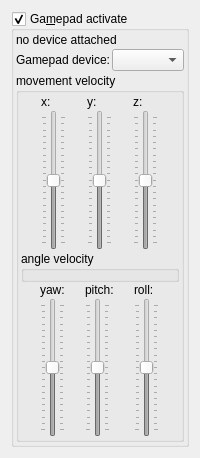
<?xml version="1.0" encoding="UTF-8"?>
<ui version="4.0">
 <class>cDockGamepad</class>
 <widget class="QWidget" name="cDockGamepad">
  <property name="geometry">
   <rect>
    <x>0</x>
    <y>0</y>
    <width>197</width>
    <height>458</height>
   </rect>
  </property>
  <property name="windowTitle">
   <string>Form</string>
  </property>
  <layout class="QVBoxLayout" name="verticalLayout">
   <item>
    <widget class="MyGroupBox" name="groupCheck_gamepad_enabled">
     <property name="title">
      <string>Ga&amp;mepad activate</string>
     </property>
     <property name="checkable">
      <bool>true</bool>
     </property>
     <layout class="QVBoxLayout" name="verticalLayout_2">
      <property name="spacing">
       <number>2</number>
      </property>
      <property name="leftMargin">
       <number>2</number>
      </property>
      <property name="topMargin">
       <number>2</number>
      </property>
      <property name="rightMargin">
       <number>2</number>
      </property>
      <property name="bottomMargin">
       <number>2</number>
      </property>
      <item>
       <layout class="QGridLayout" name="gridLayout_gamepad_device">
        <property name="topMargin">
         <number>0</number>
        </property>
        <property name="horizontalSpacing">
         <number>2</number>
        </property>
        <item row="1" column="0">
         <widget class="QLabel" name="label_149">
          <property name="text">
           <string>Gamepad device:</string>
          </property>
         </widget>
        </item>
        <item row="1" column="1">
         <widget class="QComboBox" name="comboBox_gamepad_device">
          <property name="sizePolicy">
           <sizepolicy hsizetype="Preferred" vsizetype="Maximum">
            <horstretch>0</horstretch>
            <verstretch>0</verstretch>
           </sizepolicy>
          </property>
         </widget>
        </item>
        <item row="0" column="0" colspan="2">
         <widget class="QLabel" name="label_gamepad_no_device">
          <property name="text">
           <string>no device attached</string>
          </property>
         </widget>
        </item>
       </layout>
      </item>
      <item>
       <widget class="QGroupBox" name="groupBox_movement_velocity">
        <property name="title">
         <string>movement velocity</string>
        </property>
        <layout class="QVBoxLayout" name="verticalLayout_movement_velocity">
         <property name="spacing">
          <number>1</number>
         </property>
         <property name="leftMargin">
          <number>2</number>
         </property>
         <property name="topMargin">
          <number>2</number>
         </property>
         <property name="rightMargin">
          <number>2</number>
         </property>
         <property name="bottomMargin">
          <number>2</number>
         </property>
         <item>
          <layout class="QGridLayout" name="gridLayout_gamepad_vel" columnminimumwidth="0,0,0">
           <property name="leftMargin">
            <number>0</number>
           </property>
           <property name="topMargin">
            <number>0</number>
           </property>
           <item row="0" column="0">
            <widget class="QLabel" name="label_gamepad_x">
             <property name="text">
              <string>x:</string>
             </property>
            </widget>
           </item>
           <item row="0" column="1">
            <widget class="QLabel" name="label_gamepad_y">
             <property name="text">
              <string>y:</string>
             </property>
            </widget>
           </item>
           <item row="0" column="2">
            <widget class="QLabel" name="label_gamepad_z">
             <property name="text">
              <string>z:</string>
             </property>
            </widget>
           </item>
           <item row="1" column="0">
            <widget class="QSlider" name="sl_gamepad_movement_x">
             <property name="enabled">
              <bool>false</bool>
             </property>
             <property name="minimum">
              <number>-100</number>
             </property>
             <property name="maximum">
              <number>100</number>
             </property>
             <property name="pageStep">
              <number>10</number>
             </property>
             <property name="orientation">
              <enum>Qt::Vertical</enum>
             </property>
             <property name="tickPosition">
              <enum>QSlider::TicksBothSides</enum>
             </property>
             <property name="tickInterval">
              <number>10</number>
             </property>
            </widget>
           </item>
           <item row="1" column="1">
            <widget class="QSlider" name="sl_gamepad_movement_y">
             <property name="enabled">
              <bool>false</bool>
             </property>
             <property name="minimum">
              <number>-100</number>
             </property>
             <property name="maximum">
              <number>100</number>
             </property>
             <property name="pageStep">
              <number>10</number>
             </property>
             <property name="orientation">
              <enum>Qt::Vertical</enum>
             </property>
             <property name="tickPosition">
              <enum>QSlider::TicksBothSides</enum>
             </property>
             <property name="tickInterval">
              <number>10</number>
             </property>
            </widget>
           </item>
           <item row="1" column="2">
            <widget class="QSlider" name="sl_gamepad_movement_z">
             <property name="enabled">
              <bool>false</bool>
             </property>
             <property name="minimum">
              <number>-100</number>
             </property>
             <property name="maximum">
              <number>100</number>
             </property>
             <property name="pageStep">
              <number>10</number>
             </property>
             <property name="orientation">
              <enum>Qt::Vertical</enum>
             </property>
             <property name="tickPosition">
              <enum>QSlider::TicksBothSides</enum>
             </property>
             <property name="tickInterval">
              <number>10</number>
             </property>
            </widget>
           </item>
          </layout>
         </item>
         <item>
          <widget class="QGroupBox" name="groupBox_angle_velocity">
           <property name="title">
            <string>angle velocity</string>
           </property>
           <layout class="QVBoxLayout" name="verticalLayout_angle_velocity">
            <property name="spacing">
             <number>1</number>
            </property>
            <property name="leftMargin">
             <number>2</number>
            </property>
            <property name="topMargin">
             <number>2</number>
            </property>
            <property name="rightMargin">
             <number>2</number>
            </property>
            <property name="bottomMargin">
             <number>2</number>
            </property>
           </layout>
          </widget>
         </item>
         <item>
          <layout class="QGridLayout" name="gridLayout_gamepad_angle" columnminimumwidth="0,0,0">
           <property name="leftMargin">
            <number>0</number>
           </property>
           <property name="topMargin">
            <number>0</number>
           </property>
           <item row="0" column="0">
            <widget class="QLabel" name="label_gamepad_yaw">
             <property name="text">
              <string>yaw:</string>
             </property>
            </widget>
           </item>
           <item row="0" column="1">
            <widget class="QLabel" name="label_gamepad_pitch">
             <property name="text">
              <string>pitch:</string>
             </property>
            </widget>
           </item>
           <item row="0" column="2">
            <widget class="QLabel" name="label_gamepad_roll">
             <property name="text">
              <string>roll:</string>
             </property>
            </widget>
           </item>
           <item row="1" column="0">
            <widget class="QSlider" name="sl_gamepad_angle_yaw">
             <property name="enabled">
              <bool>false</bool>
             </property>
             <property name="minimum">
              <number>-100</number>
             </property>
             <property name="maximum">
              <number>100</number>
             </property>
             <property name="pageStep">
              <number>10</number>
             </property>
             <property name="orientation">
              <enum>Qt::Vertical</enum>
             </property>
             <property name="tickPosition">
              <enum>QSlider::TicksBothSides</enum>
             </property>
             <property name="tickInterval">
              <number>10</number>
             </property>
            </widget>
           </item>
           <item row="1" column="1">
            <widget class="QSlider" name="sl_gamepad_angle_pitch">
             <property name="enabled">
              <bool>false</bool>
             </property>
             <property name="minimum">
              <number>-100</number>
             </property>
             <property name="maximum">
              <number>100</number>
             </property>
             <property name="pageStep">
              <number>10</number>
             </property>
             <property name="orientation">
              <enum>Qt::Vertical</enum>
             </property>
             <property name="tickPosition">
              <enum>QSlider::TicksBothSides</enum>
             </property>
             <property name="tickInterval">
              <number>10</number>
             </property>
            </widget>
           </item>
           <item row="1" column="2">
            <widget class="QSlider" name="sl_gamepad_angle_roll">
             <property name="enabled">
              <bool>false</bool>
             </property>
             <property name="minimum">
              <number>-100</number>
             </property>
             <property name="maximum">
              <number>100</number>
             </property>
             <property name="pageStep">
              <number>10</number>
             </property>
             <property name="orientation">
              <enum>Qt::Vertical</enum>
             </property>
             <property name="tickPosition">
              <enum>QSlider::TicksBothSides</enum>
             </property>
             <property name="tickInterval">
              <number>10</number>
             </property>
            </widget>
           </item>
          </layout>
         </item>
        </layout>
       </widget>
      </item>
     </layout>
    </widget>
   </item>
  </layout>
 </widget>
 <customwidgets>
  <customwidget>
   <class>MyGroupBox</class>
   <extends>QGroupBox</extends>
   <header>my_group_box.h</header>
   <container>1</container>
  </customwidget>
 </customwidgets>
 <tabstops>
  <tabstop>groupCheck_gamepad_enabled</tabstop>
  <tabstop>comboBox_gamepad_device</tabstop>
  <tabstop>sl_gamepad_movement_x</tabstop>
  <tabstop>sl_gamepad_movement_y</tabstop>
  <tabstop>sl_gamepad_movement_z</tabstop>
  <tabstop>sl_gamepad_angle_yaw</tabstop>
  <tabstop>sl_gamepad_angle_pitch</tabstop>
  <tabstop>sl_gamepad_angle_roll</tabstop>
 </tabstops>
 <resources/>
 <connections/>
</ui>
